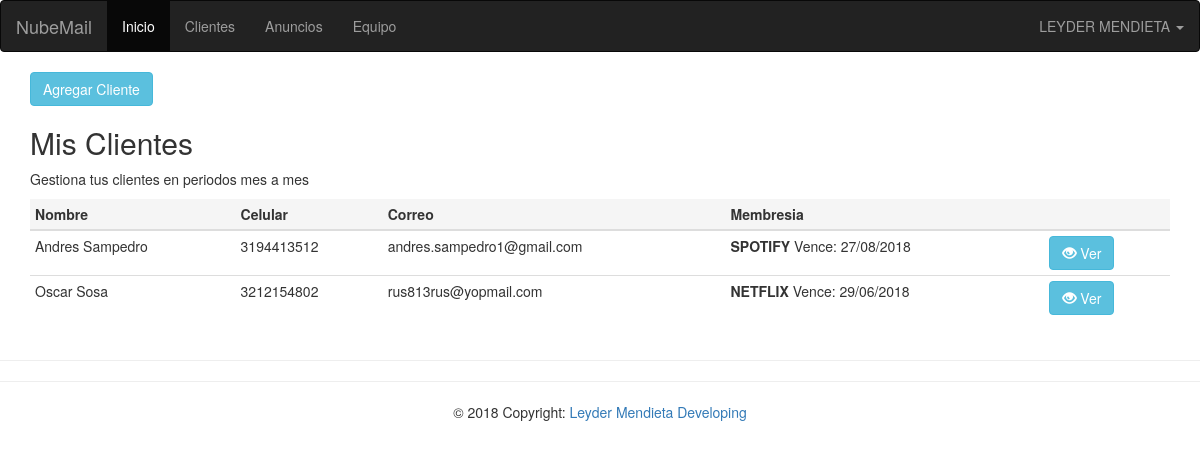
/clientes.php (signed in), run on the app's committed database.
### tables this page shows
CREATE TABLE IF NOT EXISTS `cliente` (
  `nombre` varchar(100) DEFAULT NULL,
  `apellido` varchar(100) DEFAULT NULL,
  `celular` bigint(50) NOT NULL,
  `fk_vendedor` bigint(60) DEFAULT NULL,
  `fk_encargado` bigint(60) DEFAULT NULL,
  `detalle` varchar(250) DEFAULT NULL,
  `fecha_creacion` datetime DEFAULT CURRENT_TIMESTAMP,
  PRIMARY KEY (`celular`)
);

CREATE TABLE IF NOT EXISTS `membresia` (
  `id` int(11) NOT NULL AUTO_INCREMENT,
  `tipo` varchar(50) NOT NULL,
  `correo` varchar(250) NOT NULL,
  `contra` varchar(250) NOT NULL,
  `tiempo` varchar(100) NOT NULL,
  `vencimiento` varchar(100) NOT NULL,
  `cliente` bigint(60) NOT NULL,
  `vendedor` bigint(60) NOT NULL,
  `suscripcion` varchar(100) DEFAULT NULL,
  `fecha_creacion` datetime NOT NULL DEFAULT CURRENT_TIMESTAMP,
  PRIMARY KEY (`id`)
);

### clientes.php (the view, shortened to what this page needs)
<?php
include("layout_up.php");
?>
<a class='btn btn-info' href="agregar_cliente.php">Agregar Cliente</a>
<h2>Mis Clientes</h2>
  <p>Gestiona tus clientes en periodos mes a mes</p>
  <table class="table table-condensed">
    <thead>
      <tr class='active'>
        <th>Nombre</th>
        <th>Celular</th>
        <th>Correo</th>
        <th>Membresia</th>
        <th></th>
      </tr>
    </thead>
    <tbody>
	<?php
		include("db.php");
		$vendedor = $_SESSION["documento"];
		$query_cliente = "SELECT * FROM cliente WHERE fk_vendedor='$vendedor'";
		if(!$result = $db->query($query_cliente))
		{
			die('error al ejecutar la sentencia ['.$db->error.']');
		}
		while($row = $result->fetch_assoc())
		{
			$nombre = stripslashes($row["nombre"]);
			$apellido = stripslashes($row["apellido"]);
			$celular = stripslashes($row["celular"]);
			$query_membresia = "SELECT * FROM membresia WHERE cliente='$celular'";
			if(!$result2 = $db->query($query_membresia))
			{
				die('error al ejecutar la sentencia '. $db->error.']');
			}
			while($row2 = $result2->fetch_assoc())
			{
				$correo = stripslashes($row2["correo"]);
				$vencimiento = stripslashes($row2["vencimiento"]);
				$suscripcion = stripslashes($row2["suscripcion"]);
				$membresia = '<strong>'.$suscripcion.'</strong> Vence: '.$vencimiento;
		?>
      <tr>
        <td><?php echo $nombre.' '.$apellido;?></td>
        <td><?php echo $celular;?></td>
        <td><?php echo $correo;?></td>
        <td><?php echo $membresia;?></td>
        <td><a href="modificar_cliente.php?client=<?php echo md5($celular);?>&user=<?php echo md5($_SESSION["documento"]);?>" >
        <button class="btn btn-info">
        	<i class='glyphicon glyphicon-eye-open'></i>
        Ver
        </button></a></td>
      </tr>
      <?php
			}
		}
		?>
    </tbody>
  </table>
<?php include("layout_down.php");?>

### layout_up.php (shortened to what this page needs)
<!DOCTYPE html>
<html lang="en">
<head>
  <link rel="stylesheet" href="https://maxcdn.bootstrapcdn.com/bootstrap/3.3.7/css/bootstrap.min.css">
  <link rel="stylesheet" href="css/site.css">
</head>
<body>
<nav class="navbar navbar-inverse">
  <div class="container-fluid">
    <div class="navbar-header">
      <a class="navbar-brand" href="index.php">NubeMail</a>
    </div>
    <ul class="nav navbar-nav">
      <li class="active"><a href="index.php">Inicio</a></li>
      <li><a href="clientes.php">Clientes</a></li>
      <li><a href="anuncios.php">Anuncios</a></li>
      <li><a href="equipo.php">Equipo</a></li>
    </ul>
    <ul class="nav navbar-nav navbar-right">
      <li class="dropdown">
        <a class="dropdown-toggle" data-toggle="dropdown" href="#"><?php echo $_SESSION["nombre"]." ".$_SESSION["apellido"];?>
        <span class="caret"></span></a>
      </li>
    </ul>
  </div>
</nav>
<div class="container">

### layout_down.php
</div>
<hr><hr>
<footer class="page-footer font-small blue pt-4 mt-4">
  <div class="footer-copyright text-center py-3">© 2018 Copyright:
    <a href="https://api.whatsapp.com/send?phone=573208463317&text=Estoy%20interesado%20viendo%20tu%20pagina"> Leyder Mendieta Developing</a>
  </div>
</footer>
</body>
</html>

### data on the page
cliente: nombre "Andres", apellido "Sampedro", celular "3194413512"
membresia: correo "andres.sampedro1@gmail.com", suscripcion "SPOTIFY", vencimiento "27/08/2018"
cliente: nombre "Oscar", apellido "Sosa", celular "3212154802"
membresia: correo "rus813rus@yopmail.com", suscripcion "NETFLIX", vencimiento "29/06/2018"

### other printed values
$_SESSION["nombre"] "LEYDER"
$_SESSION["apellido"] "MENDIETA"
